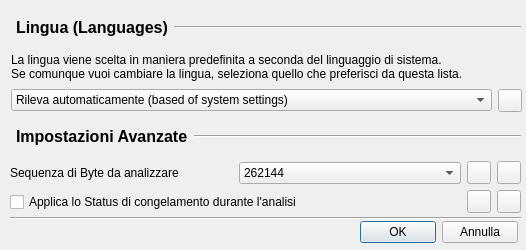
<?xml version="1.0" encoding="UTF-8"?>
<ui version="4.0">
 <class>SettingPage</class>
 <widget class="QDialog" name="SettingPage">
  <property name="geometry">
   <rect>
    <x>0</x>
    <y>0</y>
    <width>526</width>
    <height>250</height>
   </rect>
  </property>
  <property name="minimumSize">
   <size>
    <width>526</width>
    <height>250</height>
   </size>
  </property>
  <property name="maximumSize">
   <size>
    <width>526</width>
    <height>250</height>
   </size>
  </property>
  <property name="windowTitle">
   <string>Dialog</string>
  </property>
  <widget class="QWidget" name="layoutWidgetU1">
   <property name="geometry">
    <rect>
     <x>10</x>
     <y>10</y>
     <width>511</width>
     <height>36</height>
    </rect>
   </property>
   <layout class="QHBoxLayout" name="horizontalLayout">
    <item>
     <widget class="QLabel" name="sIcon_Language">
      <property name="sizePolicy">
       <sizepolicy hsizetype="Maximum" vsizetype="Preferred">
        <horstretch>0</horstretch>
        <verstretch>0</verstretch>
       </sizepolicy>
      </property>
      <property name="text">
       <string notr="true">&lt;html&gt;&lt;head/&gt;&lt;body&gt;&lt;p&gt;&lt;img src=&quot;:/icons/language&quot;/&gt;&lt;/p&gt;&lt;/body&gt;&lt;/html&gt;</string>
      </property>
      <property name="textFormat">
       <enum>Qt::AutoText</enum>
      </property>
      <property name="alignment">
       <set>Qt::AlignCenter</set>
      </property>
      <property name="wordWrap">
       <bool>true</bool>
      </property>
     </widget>
    </item>
    <item>
     <widget class="QLabel" name="sLabel_Language">
      <property name="sizePolicy">
       <sizepolicy hsizetype="Maximum" vsizetype="Preferred">
        <horstretch>0</horstretch>
        <verstretch>0</verstretch>
       </sizepolicy>
      </property>
      <property name="text">
       <string>&lt;html&gt;&lt;head/&gt;&lt;body&gt;&lt;p&gt;&lt;span style=&quot; font-size:12pt; font-weight:600;&quot;&gt;Lingua (Languages)&lt;/span&gt;&lt;/p&gt;&lt;/body&gt;&lt;/html&gt;</string>
      </property>
     </widget>
    </item>
    <item>
     <widget class="Line" name="sLI_Language">
      <property name="orientation">
       <enum>Qt::Horizontal</enum>
      </property>
     </widget>
    </item>
   </layout>
  </widget>
  <widget class="QWidget" name="layoutWidgetU3">
   <property name="geometry">
    <rect>
     <x>10</x>
     <y>120</y>
     <width>511</width>
     <height>34</height>
    </rect>
   </property>
   <layout class="QHBoxLayout" name="horizontalLayout_2">
    <item>
     <widget class="QLabel" name="sIcon_Advanced">
      <property name="sizePolicy">
       <sizepolicy hsizetype="Maximum" vsizetype="Preferred">
        <horstretch>0</horstretch>
        <verstretch>0</verstretch>
       </sizepolicy>
      </property>
      <property name="text">
       <string notr="true">&lt;html&gt;&lt;head/&gt;&lt;body&gt;&lt;p&gt;&lt;img src=&quot;:/icons/settings_advanced&quot;/&gt;&lt;/p&gt;&lt;/body&gt;&lt;/html&gt;</string>
      </property>
     </widget>
    </item>
    <item>
     <widget class="QLabel" name="sLabel_Advanced">
      <property name="sizePolicy">
       <sizepolicy hsizetype="Maximum" vsizetype="Preferred">
        <horstretch>0</horstretch>
        <verstretch>0</verstretch>
       </sizepolicy>
      </property>
      <property name="text">
       <string>&lt;html&gt;&lt;head/&gt;&lt;body&gt;&lt;p&gt;&lt;span style=&quot; font-size:12pt; font-weight:600;&quot;&gt;Impostazioni Avanzate&lt;/span&gt;&lt;/p&gt;&lt;/body&gt;&lt;/html&gt;</string>
      </property>
     </widget>
    </item>
    <item>
     <widget class="Line" name="sLI_Advanced">
      <property name="orientation">
       <enum>Qt::Horizontal</enum>
      </property>
     </widget>
    </item>
   </layout>
  </widget>
  <widget class="QWidget" name="layoutWidgetU4">
   <property name="geometry">
    <rect>
     <x>10</x>
     <y>160</y>
     <width>511</width>
     <height>26</height>
    </rect>
   </property>
   <layout class="QHBoxLayout" name="horizontalLayout_3">
    <item>
     <widget class="QLabel" name="label_Bytecheck">
      <property name="text">
       <string>Sequenza di Byte da analizzare</string>
      </property>
     </widget>
    </item>
    <item>
     <widget class="QComboBox" name="combo_Bytecheck">
      <property name="sizePolicy">
       <sizepolicy hsizetype="Minimum" vsizetype="Fixed">
        <horstretch>0</horstretch>
        <verstretch>0</verstretch>
       </sizepolicy>
      </property>
      <property name="currentIndex">
       <number>9</number>
      </property>
      <property name="sizeAdjustPolicy">
       <enum>QComboBox::AdjustToContents</enum>
      </property>
      <item>
       <property name="text">
        <string notr="true">512</string>
       </property>
      </item>
      <item>
       <property name="text">
        <string notr="true">1024</string>
       </property>
      </item>
      <item>
       <property name="text">
        <string notr="true">2048</string>
       </property>
      </item>
      <item>
       <property name="text">
        <string notr="true">4096</string>
       </property>
      </item>
      <item>
       <property name="text">
        <string notr="true">8192</string>
       </property>
      </item>
      <item>
       <property name="text">
        <string notr="true">16384</string>
       </property>
      </item>
      <item>
       <property name="text">
        <string notr="true">32768</string>
       </property>
      </item>
      <item>
       <property name="text">
        <string notr="true">65536</string>
       </property>
      </item>
      <item>
       <property name="text">
        <string notr="true">131072</string>
       </property>
      </item>
      <item>
       <property name="text">
        <string notr="true">262144</string>
       </property>
      </item>
      <item>
       <property name="text">
        <string notr="true">524288</string>
       </property>
      </item>
      <item>
       <property name="text">
        <string notr="true">1048576</string>
       </property>
      </item>
     </widget>
    </item>
    <item>
     <widget class="QToolButton" name="showInfo_byteCheck">
      <property name="sizePolicy">
       <sizepolicy hsizetype="Maximum" vsizetype="Fixed">
        <horstretch>0</horstretch>
        <verstretch>0</verstretch>
       </sizepolicy>
      </property>
      <property name="icon">
       <iconset resource="icons.qrc">
        <normaloff>:/icons/info</normaloff>:/icons/info</iconset>
      </property>
      <property name="arrowType">
       <enum>Qt::NoArrow</enum>
      </property>
     </widget>
    </item>
    <item>
     <widget class="QToolButton" name="reset_byteCheck">
      <property name="sizePolicy">
       <sizepolicy hsizetype="Maximum" vsizetype="Fixed">
        <horstretch>0</horstretch>
        <verstretch>0</verstretch>
       </sizepolicy>
      </property>
      <property name="text">
       <string/>
      </property>
      <property name="icon">
       <iconset resource="icons.qrc">
        <normaloff>:/icons/reset</normaloff>:/icons/reset</iconset>
      </property>
     </widget>
    </item>
   </layout>
  </widget>
  <widget class="QWidget" name="layoutWidgetU5">
   <property name="geometry">
    <rect>
     <x>10</x>
     <y>190</y>
     <width>511</width>
     <height>24</height>
    </rect>
   </property>
   <layout class="QHBoxLayout" name="horizontalLayout_4">
    <item>
     <widget class="QCheckBox" name="check_freezeStatus">
      <property name="text">
       <string>Applica lo Status di congelamento durante l'analisi</string>
      </property>
     </widget>
    </item>
    <item>
     <widget class="QToolButton" name="info_freezeStatus">
      <property name="sizePolicy">
       <sizepolicy hsizetype="Maximum" vsizetype="Fixed">
        <horstretch>0</horstretch>
        <verstretch>0</verstretch>
       </sizepolicy>
      </property>
      <property name="icon">
       <iconset resource="icons.qrc">
        <normaloff>:/icons/info</normaloff>:/icons/info</iconset>
      </property>
     </widget>
    </item>
    <item>
     <widget class="QToolButton" name="reset_freezeStatus">
      <property name="sizePolicy">
       <sizepolicy hsizetype="Maximum" vsizetype="Fixed">
        <horstretch>0</horstretch>
        <verstretch>0</verstretch>
       </sizepolicy>
      </property>
      <property name="text">
       <string/>
      </property>
      <property name="icon">
       <iconset resource="icons.qrc">
        <normaloff>:/icons/reset</normaloff>:/icons/reset</iconset>
      </property>
     </widget>
    </item>
   </layout>
  </widget>
  <widget class="QWidget" name="layoutWidgetU6">
   <property name="geometry">
    <rect>
     <x>360</x>
     <y>220</y>
     <width>158</width>
     <height>25</height>
    </rect>
   </property>
   <layout class="QHBoxLayout" name="horizontalLayout_5">
    <item>
     <widget class="QPushButton" name="settings_OK">
      <property name="text">
       <string>OK</string>
      </property>
     </widget>
    </item>
    <item>
     <widget class="QPushButton" name="settings_Cancel">
      <property name="text">
       <string>Annulla</string>
      </property>
     </widget>
    </item>
   </layout>
  </widget>
  <widget class="Line" name="line">
   <property name="geometry">
    <rect>
     <x>10</x>
     <y>210</y>
     <width>511</width>
     <height>16</height>
    </rect>
   </property>
   <property name="orientation">
    <enum>Qt::Horizontal</enum>
   </property>
  </widget>
  <widget class="QWidget" name="">
   <property name="geometry">
    <rect>
     <x>11</x>
     <y>51</y>
     <width>511</width>
     <height>61</height>
    </rect>
   </property>
   <layout class="QVBoxLayout" name="verticalLayout">
    <item>
     <widget class="QLabel" name="sInfo_Language">
      <property name="text">
       <string>&lt;html&gt;&lt;head/&gt;&lt;body&gt;&lt;p&gt;La lingua viene scelta in maniera predefinita a seconda del linguaggio di sistema.&lt;br/&gt;Se comunque vuoi cambiare la lingua, seleziona quello che preferisci da questa lista.&lt;/p&gt;&lt;/body&gt;&lt;/html&gt;</string>
      </property>
      <property name="wordWrap">
       <bool>true</bool>
      </property>
     </widget>
    </item>
    <item>
     <layout class="QHBoxLayout" name="horizontalLayout_6">
      <item>
       <widget class="QComboBox" name="sCombo_Language">
        <item>
         <property name="text">
          <string>Rileva automaticamente (based of system settings)</string>
         </property>
         <property name="icon">
          <iconset resource="icons.qrc">
           <normaloff>:/icons/flag_unknown</normaloff>:/icons/flag_unknown</iconset>
         </property>
        </item>
        <item>
         <property name="text">
          <string>Italiano (Italian)</string>
         </property>
         <property name="icon">
          <iconset resource="icons.qrc">
           <normaloff>:/icons/flag_italy</normaloff>:/icons/flag_italy</iconset>
         </property>
        </item>
        <item>
         <property name="text">
          <string>Inglese (English)</string>
         </property>
         <property name="icon">
          <iconset resource="icons.qrc">
           <normaloff>:/icons/flag_english</normaloff>:/icons/flag_english</iconset>
         </property>
        </item>
       </widget>
      </item>
      <item>
       <widget class="QToolButton" name="reset_Language">
        <property name="sizePolicy">
         <sizepolicy hsizetype="Maximum" vsizetype="Fixed">
          <horstretch>0</horstretch>
          <verstretch>0</verstretch>
         </sizepolicy>
        </property>
        <property name="text">
         <string/>
        </property>
        <property name="icon">
         <iconset resource="icons.qrc">
          <normaloff>:/icons/reset</normaloff>:/icons/reset</iconset>
        </property>
       </widget>
      </item>
     </layout>
    </item>
   </layout>
  </widget>
 </widget>
 <resources>
  <include location="icons.qrc"/>
 </resources>
 <connections/>
</ui>
